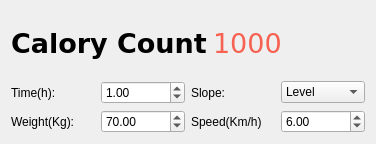
<?xml version="1.0" encoding="UTF-8"?>
<ui version="4.0">
 <class>Widget</class>
 <widget class="QWidget" name="Widget">
  <property name="geometry">
   <rect>
    <x>0</x>
    <y>0</y>
    <width>376</width>
    <height>144</height>
   </rect>
  </property>
  <property name="windowTitle">
   <string>Calory Count</string>
  </property>
  <property name="windowIcon">
   <iconset theme="audio-card"/>
  </property>
  <layout class="QVBoxLayout" name="verticalLayout">
   <item>
    <layout class="QHBoxLayout" name="horizontalLayout_7">
     <item>
      <widget class="QLabel" name="label">
       <property name="font">
        <font>
         <family>Bitstream Vera Sans</family>
         <pointsize>20</pointsize>
         <bold>true</bold>
        </font>
       </property>
       <property name="text">
        <string>Calory Count</string>
       </property>
      </widget>
     </item>
     <item>
      <widget class="QLabel" name="label_CaloryCount">
       <property name="font">
        <font>
         <family>Bitstream Vera Sans</family>
         <pointsize>20</pointsize>
        </font>
       </property>
       <property name="styleSheet">
        <string notr="true">color: rgb(246, 97, 81);</string>
       </property>
       <property name="text">
        <string>1000</string>
       </property>
      </widget>
     </item>
    </layout>
   </item>
   <item>
    <layout class="QHBoxLayout" name="horizontalLayout_5">
     <item>
      <layout class="QHBoxLayout" name="horizontalLayout">
       <item>
        <widget class="QLabel" name="label_3">
         <property name="text">
          <string>Time(h):</string>
         </property>
        </widget>
       </item>
       <item>
        <widget class="QDoubleSpinBox" name="doubleSpinBox_Time">
         <property name="value">
          <double>1.000000000000000</double>
         </property>
        </widget>
       </item>
      </layout>
     </item>
     <item>
      <layout class="QHBoxLayout" name="horizontalLayout_2">
       <item>
        <widget class="QLabel" name="label_5">
         <property name="text">
          <string>Slope:</string>
         </property>
        </widget>
       </item>
       <item>
        <widget class="QComboBox" name="comboBox_Slope">
         <item>
          <property name="text">
           <string>Level</string>
          </property>
         </item>
        </widget>
       </item>
      </layout>
     </item>
    </layout>
   </item>
   <item>
    <layout class="QHBoxLayout" name="horizontalLayout_6">
     <item>
      <layout class="QHBoxLayout" name="horizontalLayout_3">
       <item>
        <widget class="QLabel" name="label_4">
         <property name="text">
          <string>Weight(Kg):</string>
         </property>
        </widget>
       </item>
       <item>
        <widget class="QDoubleSpinBox" name="doubleSpinBox_Weight">
         <property name="value">
          <double>70.000000000000000</double>
         </property>
        </widget>
       </item>
      </layout>
     </item>
     <item>
      <layout class="QHBoxLayout" name="horizontalLayout_4">
       <item>
        <widget class="QLabel" name="label_6">
         <property name="text">
          <string>Speed(Km/h)</string>
         </property>
        </widget>
       </item>
       <item>
        <widget class="QDoubleSpinBox" name="doubleSpinBox_Speed">
         <property name="value">
          <double>6.000000000000000</double>
         </property>
        </widget>
       </item>
      </layout>
     </item>
    </layout>
   </item>
  </layout>
 </widget>
 <resources/>
 <connections/>
</ui>
